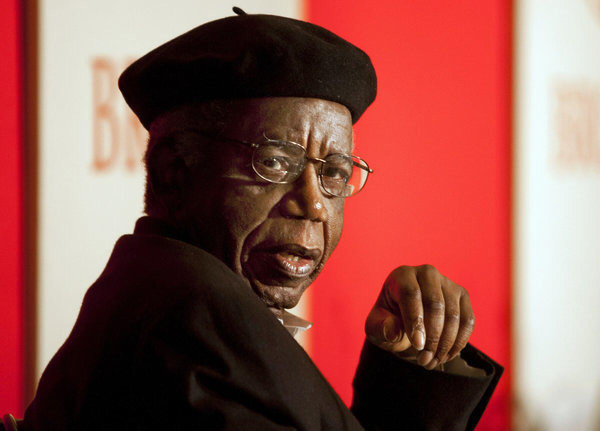
#> input picture Week4/img/chinua.jpg, 1200 x 862 px (shown at 1/2 size)
$ jupyter execute --allow-errors Prewitt.ipynb
#> lines starting #> are read from the running program, lines starting #| are printed output that depends on the picture
[cell 1]
import cv2
import numpy as np

image = cv2.imread('img/chinua.jpg', cv2.IMREAD_GRAYSCALE)
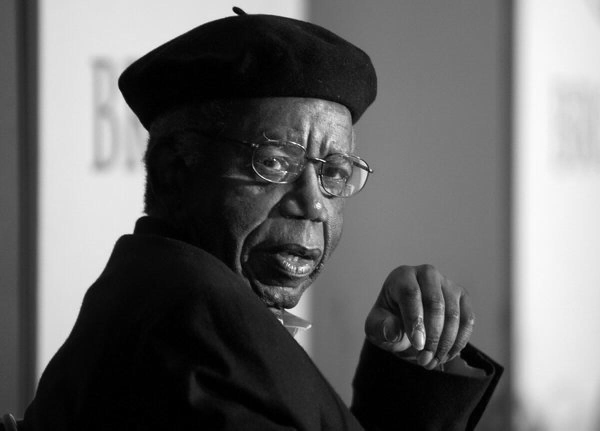
#> image: shape (862, 1200) (shown at 1/2 size); min 0, max 255, mean 103.2

image = cv2.resize(image, (500, 400))
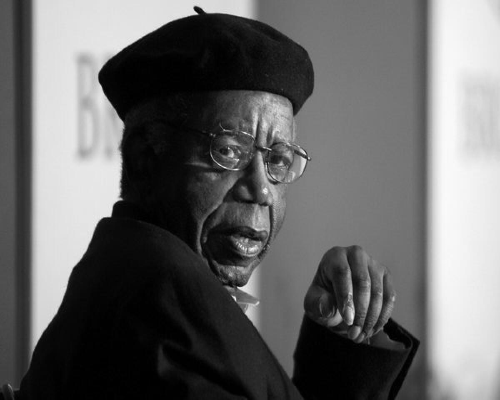
#> image: shape (400, 500); min 0, max 250, mean 103.1

kernel_x = np.array([[-1, -1, -1],
                     [0, 0, 0],
                     [1, 1, 1]])

kernel_x = np.array([[-1, 0, 1],
                     [-1, 0, 1],
                     [-1, 0, 1]])

prewitt_x = cv2.filter2D(image, -1, kernel_x)
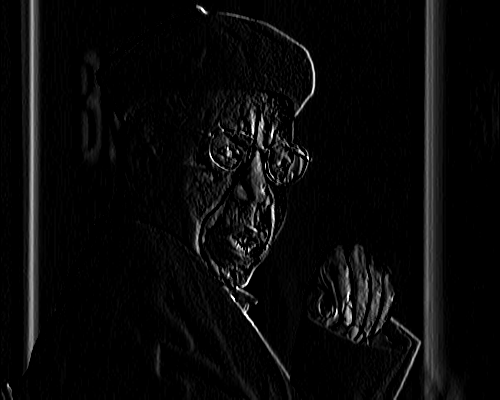
#> prewitt_x: shape (400, 500); min 0, max 255, mean 9.4
#> (the rest of this cell did not finish here and is left out)

$ run again, with Week4/img/chimamanda.jpg copied over Week4/img/chinua.jpg
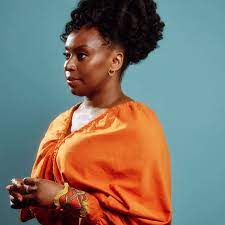
#> input picture Week4/img/chimamanda.jpg, 225 x 225 px
#> `image = cv2.resize(image, (500, 400))`:
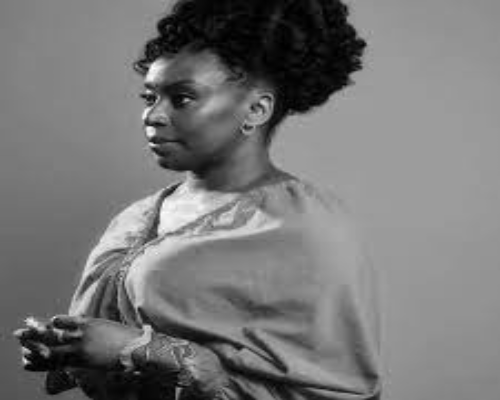
#> image: shape (400, 500); min 0, max 254, mean 118.8
#> `prewitt_x = cv2.filter2D(image, -1, kernel_x)`:
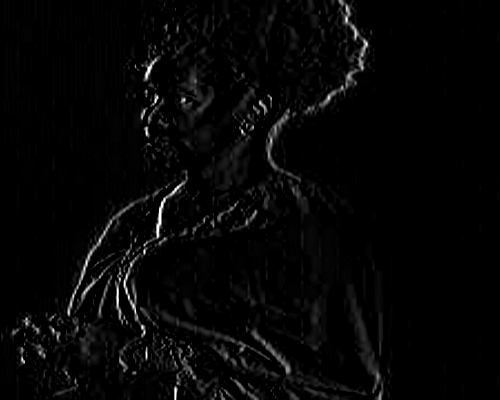
#> prewitt_x: shape (400, 500); min 0, max 255, mean 6.1

$ run again, with Week4/img/han-kang.jpg copied over Week4/img/chinua.jpg
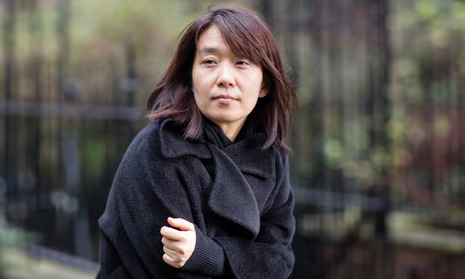
#> input picture Week4/img/han-kang.jpg, 465 x 279 px
#> `image = cv2.resize(image, (500, 400))`:
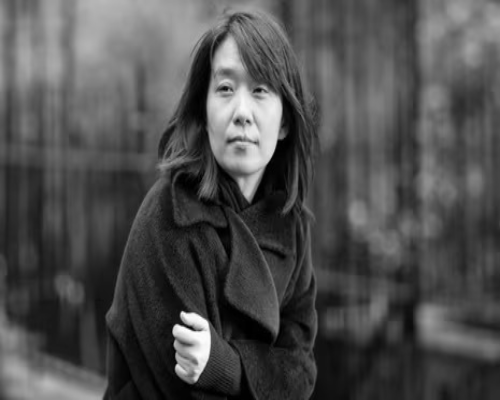
#> image: shape (400, 500); min 0, max 254, mean 78.4
#> `prewitt_x = cv2.filter2D(image, -1, kernel_x)`:
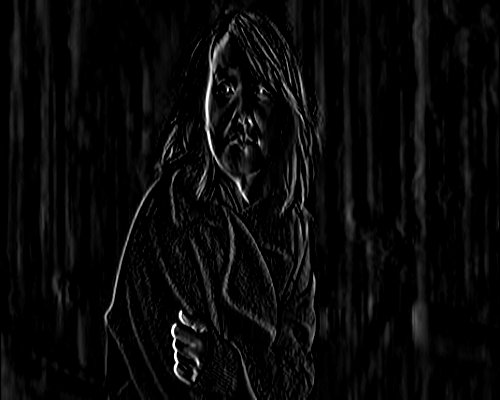
#> prewitt_x: shape (400, 500); min 0, max 255, mean 9.3

$ run again, with Week4/img/soyinka.jpg copied over Week4/img/chinua.jpg
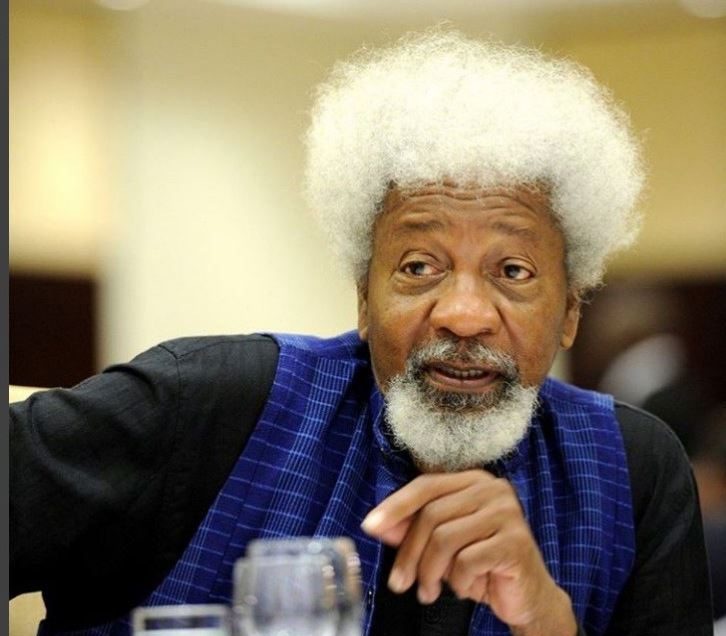
#> input picture Week4/img/soyinka.jpg, 726 x 636 px
#> `image = cv2.resize(image, (500, 400))`:
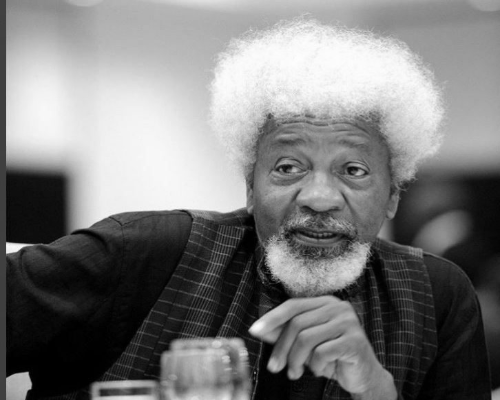
#> image: shape (400, 500); min 0, max 254, mean 122.5
#> `prewitt_x = cv2.filter2D(image, -1, kernel_x)`:
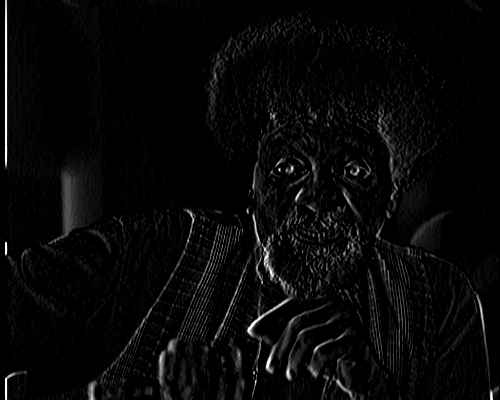
#> prewitt_x: shape (400, 500); min 0, max 255, mean 8.1
